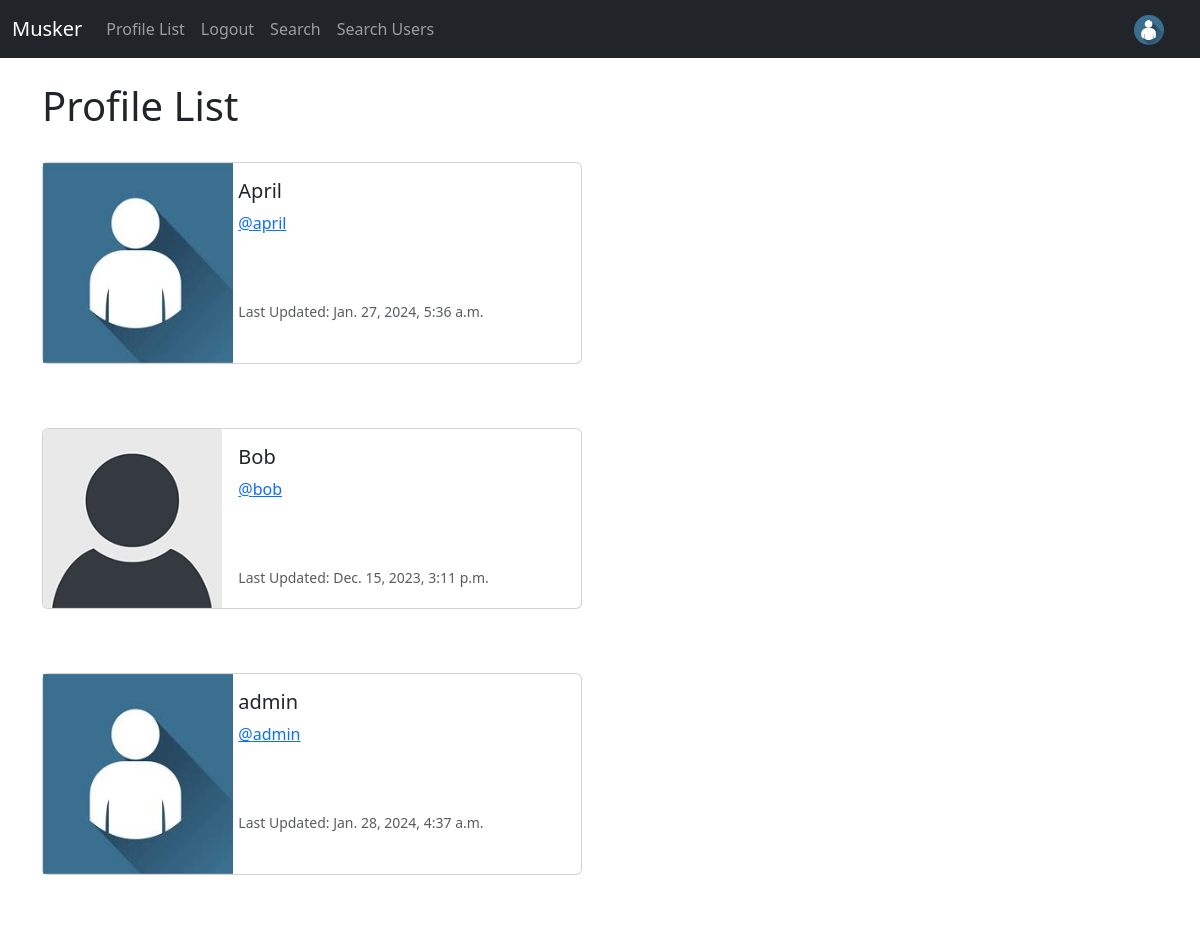
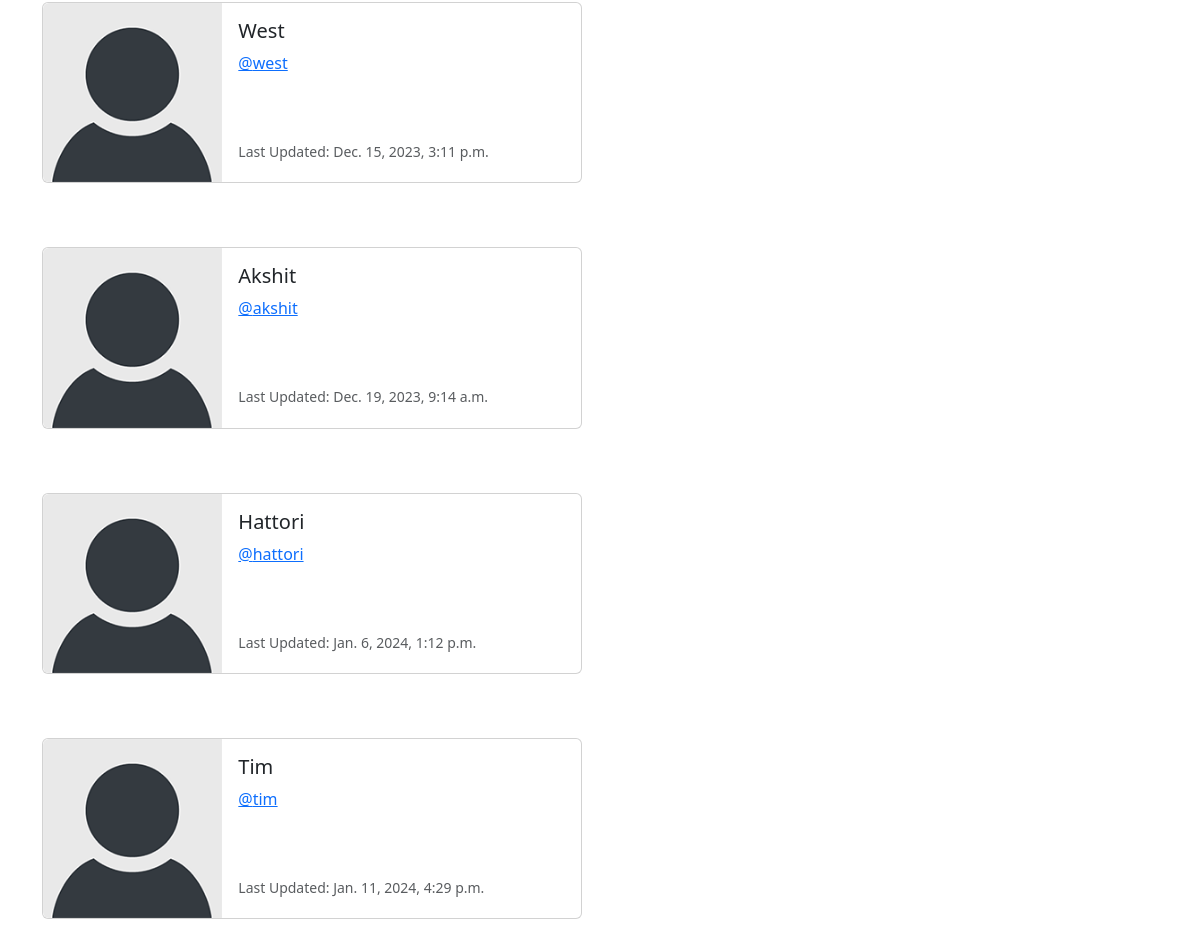
The app's page /profile_list/ (signed in), older data (2 pictures, top to bottom).
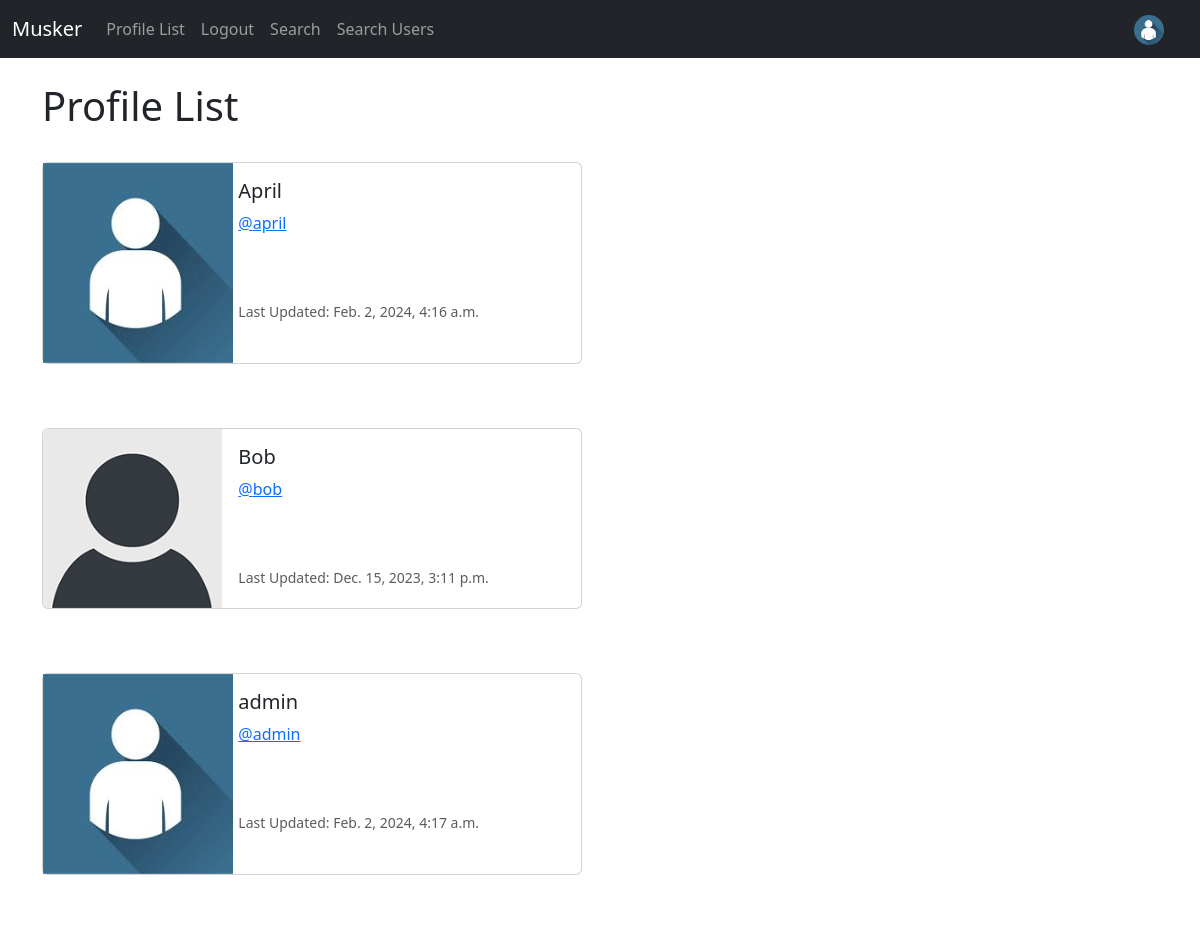
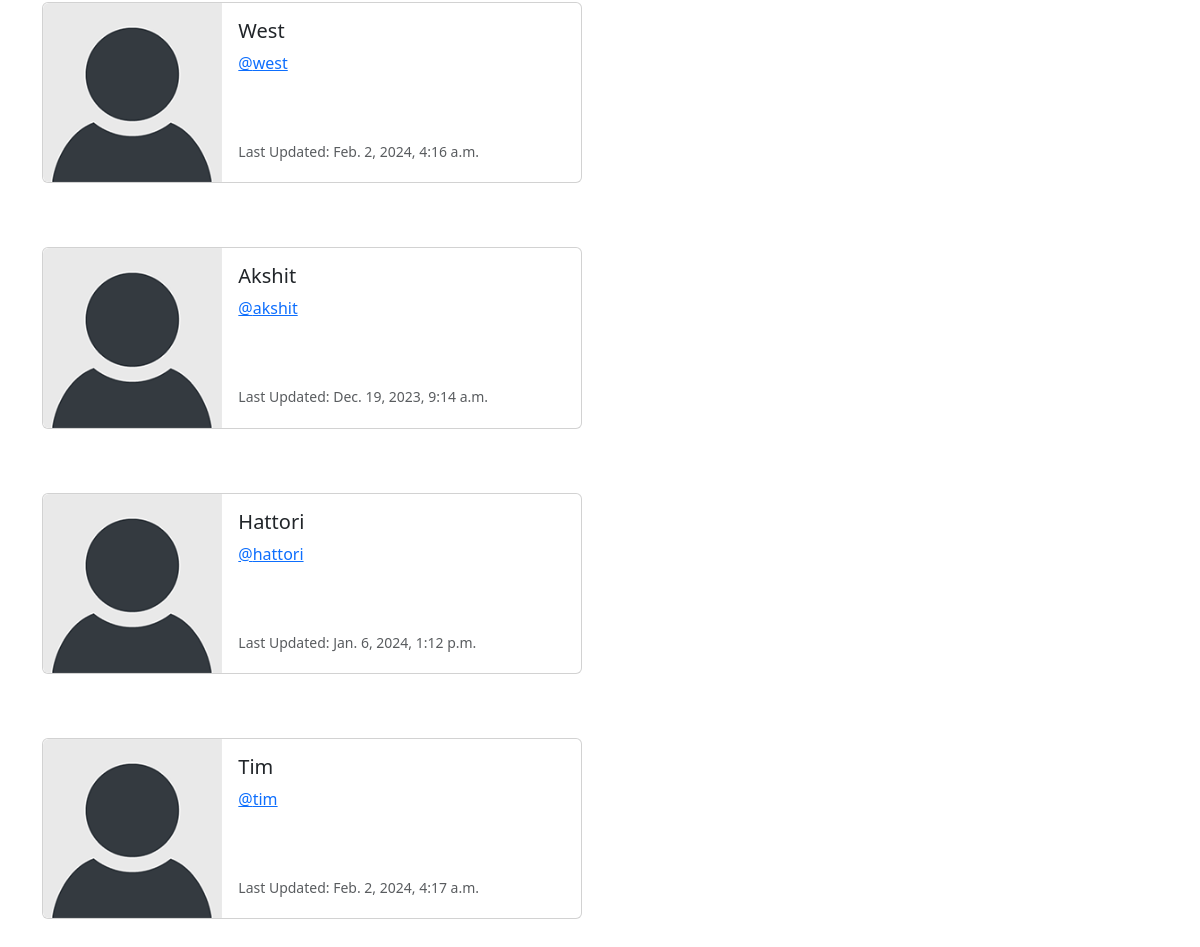
The same page, newer data (2 pictures, top to bottom).
### musker/models.py (models this page shows, shortened)
class Profile(models.Model):
    user = models.OneToOneField(User, on_delete=models.CASCADE)
    follows = models.ManyToManyField('self', related_name='followed_by', symmetrical=False, blank=True)
    date_modified = models.DateTimeField(User, auto_now=True)
    profile_image = models.ImageField(null = True, blank = True, upload_to='images/')
    profile_bio = models.CharField(null=True, blank=True, max_length=500)
    homepage_link = models.CharField(null=True, blank=True, max_length=100)
    facebook_link = models.CharField(null=True, blank=True, max_length=100)
    instagram_link = models.CharField(null=True, blank=True, max_length=100)
    linkedin_link = models.CharField(null=True, blank=True, max_length=100)

### musker/views.py (the view)
# urls.py: path('profile_list/', views.profile_list, name="profile_list"),
def profile_list(request):
    if request.user.is_authenticated:
        profiles = Profile.objects.exclude(user=request.user)
        return render(request, 'profile_list.html', {'profiles': profiles})
    else:
        messages.success(request, 'login to view this page')
        return redirect('home')

### musker/templates/profile_list.html
{% extends 'base.html' %}
{% load static %}
{% block content %}
    <h1>Profile List</h1>
<br/>
{% if profiles %}
    {% for profile in profiles %}
    <div class="card mb-3" style="max-width: 540px;">
        <div class="row g-0">
          <div class="col-md-4">
            {% if profile.profile_image %}
              <img src="{{ profile.profile_image.url }}" width=190 height=200 class="img-fluid-rounded-start" alt="{{ profile.user.username }}">
            {% else %}
              <img src="{% static 'images/default_profile_pic.png' %}" class="img-fluid rounded-start" alt="Profile Image">
            {% endif %}
          </div>
          <div class="col-md-8">
            <div class="card-body">
              <h5 class="card-title">{{ profile.user.username }}</h5>
              <p class="card-text"><a href="{% url 'profile' profile.user.id %}">@{{ profile.user.username|lower }}</a></p>
              <br/><br/>
              <p class="card-text"><small class="text-body-secondary">Last Updated: {{ profile.date_modified }}</small></p>
            </div>
          </div>
        </div>
      </div>
      <br/><br/>
    {% endfor %}
{% endif %}
{% endblock %}

### musker/templates/base.html (shortened to what this page needs)
<!doctype html>
<html lang="en">
  <head>
    <link href="https://cdn.jsdelivr.net/npm/bootstrap@5.3.2/dist/css/bootstrap.min.css" rel="stylesheet">
  </head>
  <body>
    {% include 'navbar.html' %}
    <div class="container">
      <br/>
        {% block content %}
        {% endblock %}
    </div>
  </body>
</html>

### musker/templates/navbar.html (shortened to what this page needs)
{% load static %}
<nav class="navbar navbar-expand-lg navbar-dark bg-dark">
    <div class="container-fluid">
      <a class="navbar-brand" href="{% url 'home' %}">Musker</a>
      <div class="collapse navbar-collapse" id="navbarSupportedContent">
        <ul class="navbar-nav me-auto mb-2 mb-lg-0">
          <li class="nav-item">
            <a class="nav-link" href="{% url 'profile_list' %}">Profile List</a>
          </li>
          {% if user.is_authenticated %}
          <li class="nav-item">
            <a class="nav-link" href="{% url 'logout' %}">Logout</a>
          </li>
          {% else %}
          <li class="nav-item">
            <a class="nav-link" href="{% url 'login' %}">Login</a>
          <li class="nav-item">
            <a class="nav-link" href="{% url 'register' %}">Register</a>
          {% endif %}
          <li class="nav-item">
            <a class="nav-link" href="{% url 'search' %}">Search</a>
          <li class="nav-item">
            <a class="nav-link" href="{% url 'search_user' %}">Search Users</a>
        </ul>
        {% if user.is_authenticated %}
          <ul class="navbar-nav ml-auto">
            <li class="nav-link navbar-brand">
              <a href="{% url 'profile' request.user.id %}">
                {% if user.profile.profile_image %}
                  <img src="{{ user.profile.profile_image.url }}" class="rounded-circle" width=30>
                {% else %}
                  <img src="{% static 'images/default_profile_pic.png' %}" class="img-fluid rounded-circle" alt="Profile Image" width=30>
                {% endif %}
              </a>
            </li>
          </ul>
        {% endif %}
      </div>
    </div>
  </nav>

Row changes from the older to the newer data that the page shows:
changed Profile "April": date_modified "Jan. 27, 2024, 5:36 a.m." → "Feb. 2, 2024, 4:16 a.m."
changed Profile "admin": date_modified "Jan. 28, 2024, 4:37 a.m." → "Feb. 2, 2024, 4:17 a.m."
changed Profile "West": date_modified "Dec. 15, 2023, 3:11 p.m." → "Feb. 2, 2024, 4:16 a.m."
changed Profile "Tim": date_modified "Jan. 11, 2024, 4:29 p.m." → "Feb. 2, 2024, 4:17 a.m."
